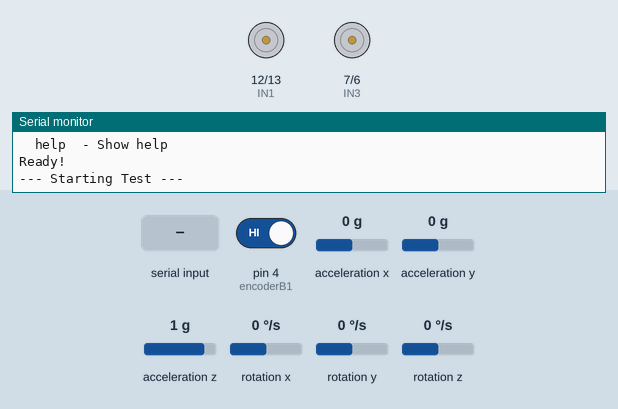
This sketch was run on a simulated Arduino Uno, built with avr-gcc and run on an emulated ATmega328P. Shown: motor-driver pin pairs drawn as motors (green arrow = first pin HIGH = forward, orange = second pin HIGH = backward, longer = more drive, scaled by the enable pin), the last lines printed to the serial monitor. Wiring (inferred from the names in the program): MPU-6050 motion sensor at I2C address 0x68. Inputs (shaded band) come from the test bench; at power-on: acceleration y 0 g, rotation x 0 °/s, acceleration z 1 g, pin 4 (encoderB1) HIGH, acceleration x 0 g, rotation y 0 °/s, rotation z 0 °/s.

Above: at 2.3 s.
2.4 s: acceleration y set to -0.8 g
At 2.55 s:
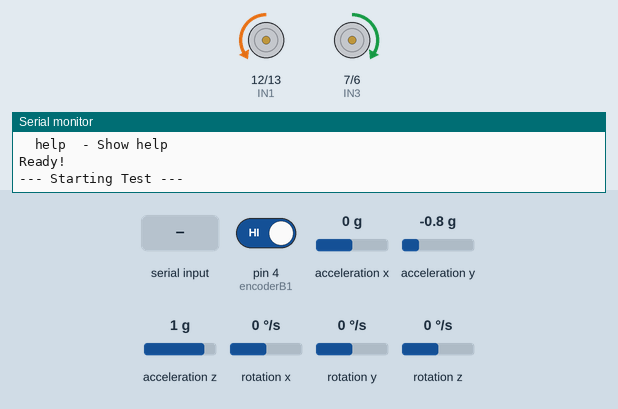
4.3 s: acceleration y set to 0.8 g
At 4.55 s:
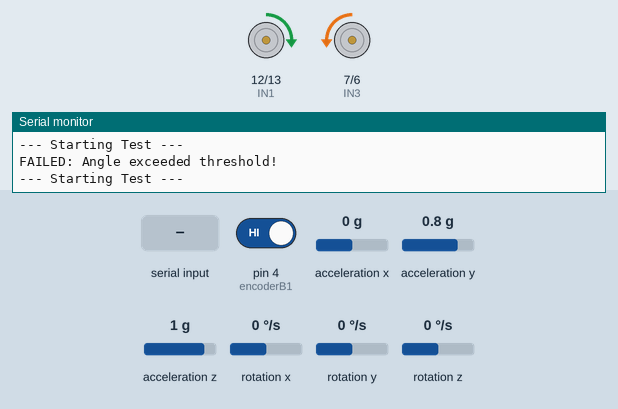
6.5 s: rotation x set to -192 °/s
9.5 s: acceleration z set to 1.4 g
12.5 s: "start\n" received over Serial
At 13.9 s:
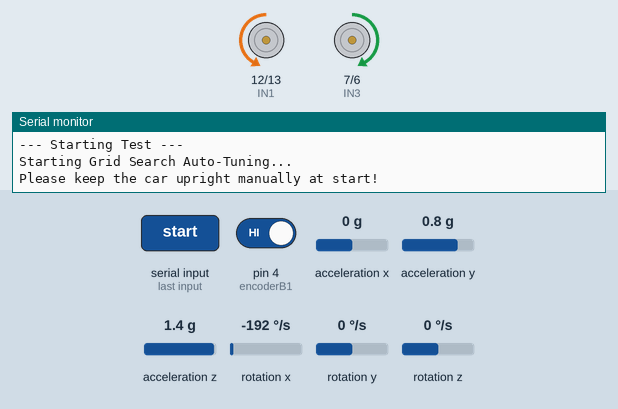
Timing chart, 0 to 15.0 s (numbered marks = the images above; inputs shaded):
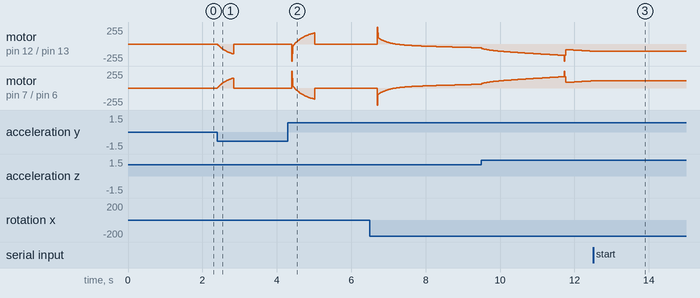

The sketch:

auto_tune_pid.ino
```cpp
#include <Wire.h>
#include <PinChangeInterrupt.h>
#include <EEPROM.h>  // 用于保存参数到EEPROM

// MPU6050 Register Addresses
const int MPU_ADDR = 0x68;
int16_t AcX, AcY, AcZ, GyX, GyY, GyZ;
float angleX, gyroX;
float setpoint = 0;  // 目标平衡角度（直立状态）

// 角度安全阈值
const float ANGLE_THRESHOLD = 30.0;  // 调参时放宽到±30°

// ========== PID参数（将被自动调整）==========
float kp_angle = 10.0;
float ki_angle = 0.0;
float kd_angle = 0.0;
float error_angle = 0;
float lastError_angle = 0;
float integral_angle = 0;
float derivative_angle = 0;
float output_angle = 0;

// ========== 网格搜索参数范围 ==========
// Kp范围
const float KP_MIN = 5.0;
const float KP_MAX = 25.0;
const float KP_STEP = 2.0;

// Ki范围
const float KI_MIN = 0.0;
const float KI_MAX = 5.0;
const float KI_STEP = 0.5;

// Kd范围
const float KD_MIN = 0.0;
const float KD_MAX = 0.5;
const float KD_STEP = 0.05;

// ========== 评估参数 ==========
const unsigned long TEST_DURATION = 5000;  // 每组参数测试5秒
const float STABILITY_THRESHOLD = 3.0;     // 稳定性阈值：角度偏差<3°
const int MIN_STABLE_COUNT = 400;          // 最少稳定次数（5秒内80%的时间）

// 最佳参数记录
float best_kp = 0;
float best_ki = 0;
float best_kd = 0;
float best_score = 0;
int best_stable_count = 0;

// 当前测试状态
bool tuning_active = false;
unsigned long test_start_time = 0;
int stable_count = 0;
float angle_error_sum = 0;
int sample_count = 0;

// 电机引脚定义
const int IN1 = 12;
const int IN2 = 13;
const int IN3 = 7;
const int IN4 = 6;
const int PWM_A = 9;
const int PWM_B = 10;

// 编码器引脚定义
const int encoderA1 = 2;
const int encoderA2 = 3;
const int encoderB1 = 4;
const int encoderB2 = 5;

// 编码器计数
volatile long encoderCountA = 0;
volatile long encoderCountB = 0;

const float DT = 0.01;  // 控制周期10ms
const float INTEGRAL_LIMIT_ANGLE = 500.0;

// EEPROM地址
const int EEPROM_ADDR_KP = 0;
const int EEPROM_ADDR_KI = 4;
const int EEPROM_ADDR_KD = 8;
const int EEPROM_ADDR_VALID = 12;  // 验证标志

// ========== MPU6050初始化 ==========
void initMPU6050() {
  Wire.begin();
  Wire.beginTransmission(MPU_ADDR);
  Wire.write(0x6B);
  Wire.write(0);
  Wire.endTransmission(true);
  delay(100);
}

// ========== 读取MPU6050 ==========
void readMPU6050() {
  Wire.beginTransmission(MPU_ADDR);
  Wire.write(0x3B);
  Wire.endTransmission(false);
  Wire.requestFrom(MPU_ADDR, 14, true);

  AcX = Wire.read() << 8 | Wire.read();
  AcY = Wire.read() << 8 | Wire.read();
  AcZ = Wire.read() << 8 | Wire.read();
  Wire.read() << 8 | Wire.read();
  GyX = Wire.read() << 8 | Wire.read();
  GyY = Wire.read() << 8 | Wire.read();
  GyZ = Wire.read() << 8 | Wire.read();
}

// ========== 计算角度 ==========
void calculateAngle() {
  float accel_angle = atan2(AcY, AcZ) * RAD_TO_DEG;
  gyroX = GyX / 131.0;
  angleX = 0.96 * (angleX + gyroX * 0.01) + 0.04 * accel_angle;
}

// ========== 角度环PID ==========
float anglePID(float target, float current) {
  error_angle = target - current;
  integral_angle += error_angle * DT;
  integral_angle = constrain(integral_angle, -INTEGRAL_LIMIT_ANGLE, INTEGRAL_LIMIT_ANGLE);
  derivative_angle = (error_angle - lastError_angle) / DT;

  output_angle = kp_angle * error_angle +
                 ki_angle * integral_angle +
                 kd_angle * derivative_angle;

  lastError_angle = error_angle;
  return output_angle;
}

// ========== 电机控制 ==========
void setMotor(int speedA, int speedB) {
  if (speedA > 0) {
    digitalWrite(IN1, LOW);
    digitalWrite(IN2, HIGH);
  } else {
    digitalWrite(IN1, HIGH);
    digitalWrite(IN2, LOW);
  }
  analogWrite(PWM_A, abs(speedA));

  if (speedB > 0) {
    digitalWrite(IN3, HIGH);
    digitalWrite(IN4, LOW);
  } else {
    digitalWrite(IN3, LOW);
    digitalWrite(IN4, HIGH);
  }
  analogWrite(PWM_B, abs(speedB));
}

// ========== 停止电机 ==========
void stopMotors() {
  digitalWrite(IN1, LOW);
  digitalWrite(IN2, LOW);
  digitalWrite(IN3, LOW);
  digitalWrite(IN4, LOW);
  analogWrite(PWM_A, 0);
  analogWrite(PWM_B, 0);
}

// ========== 编码器中断 ==========
void handleEncoderA() {
  int a = digitalRead(encoderA1);
  int b = digitalRead(encoderA2);
  encoderCountA += (a != b) ? 1 : -1;
}

void handleEncoderB() {
  int a = digitalRead(encoderB1);
  int b = digitalRead(encoderB2);
  encoderCountB += (a != b) ? 1 : -1;
}

// ========== 保存参数到EEPROM ==========
void saveParametersToEEPROM(float kp, float ki, float kd) {
  EEPROM.put(EEPROM_ADDR_KP, kp);
  EEPROM.put(EEPROM_ADDR_KI, ki);
  EEPROM.put(EEPROM_ADDR_KD, kd);
  EEPROM.put(EEPROM_ADDR_VALID, 0xAA55);  // 验证标志

  Serial.println("=== Parameters Saved to EEPROM ===");
  Serial.print("Kp="); Serial.print(kp, 3);
  Serial.print(", Ki="); Serial.print(ki, 3);
  Serial.print(", Kd="); Serial.println(kd, 3);
}

// ========== 从EEPROM加载参数 ==========
bool loadParametersFromEEPROM() {
  int valid;
  EEPROM.get(EEPROM_ADDR_VALID, valid);

  if (valid == 0xAA55) {
    EEPROM.get(EEPROM_ADDR_KP, kp_angle);
    EEPROM.get(EEPROM_ADDR_KI, ki_angle);
    EEPROM.get(EEPROM_ADDR_KD, kd_angle);

    Serial.println("=== Parameters Loaded from EEPROM ===");
    Serial.print("Kp="); Serial.print(kp_angle, 3);
    Serial.print(", Ki="); Serial.print(ki_angle, 3);
    Serial.print(", Kd="); Serial.println(kd_angle, 3);
    return true;
  }
  return false;
}

// ========== 评估当前参数 ==========
void evaluateCurrentParameters() {
  unsigned long current_time = millis();

  // 检查是否在稳定范围内
  if (abs(angleX - setpoint) < STABILITY_THRESHOLD) {
    stable_count++;
  }

  // 累计角度误差
  angle_error_sum += abs(angleX - setpoint);
  sample_count++;

  // 测试时间到
  if (current_time - test_start_time >= TEST_DURATION) {
    // 计算评分：稳定次数越多越好，平均误差越小越好
    float avg_error = angle_error_sum / sample_count;
    float score = stable_count - (avg_error * 10);  // 综合评分

    Serial.print("Test: Kp="); Serial.print(kp_angle, 2);
    Serial.print(" Ki="); Serial.print(ki_angle, 2);
    Serial.print(" Kd="); Serial.print(kd_angle, 3);
    Serial.print(" | Stable="); Serial.print(stable_count);
    Serial.print("/"); Serial.print(sample_count);
    Serial.print(" AvgErr="); Serial.print(avg_error, 2);
    Serial.print(" Score="); Serial.println(score, 1);

    // 更新最佳参数
    if (stable_count >= MIN_STABLE_COUNT && score > best_score) {
      best_score = score;
      best_kp = kp_angle;
      best_ki = ki_angle;
      best_kd = kd_angle;
      best_stable_count = stable_count;

      Serial.println(">>> NEW BEST PARAMETERS FOUND! <<<");
      saveParametersToEEPROM(best_kp, best_ki, best_kd);
    }

    // 准备下一组参数
    tuning_active = false;
  }
}

// ========== 网格搜索主函数 ==========
void gridSearchTuning() {
  static float current_kp = KP_MIN;
  static float current_ki = KI_MIN;
  static float current_kd = KD_MIN;
  static bool search_complete = false;

  if (search_complete) {
    return;  // 搜索已完成
  }

  if (!tuning_active) {
    // 设置新的参数组合
    kp_angle = current_kp;
    ki_angle = current_ki;
    kd_angle = current_kd;

    // 重置评估变量
    integral_angle = 0;
    lastError_angle = 0;
    stable_count = 0;
    angle_error_sum = 0;
    sample_count = 0;
    test_start_time = millis();
    tuning_active = true;

    Serial.println("--- Starting Test ---");

    // 移动到下一组参数
    current_kd += KD_STEP;
    if (current_kd > KD_MAX) {
      current_kd = KD_MIN;
      current_ki += KI_STEP;

      if (current_ki > KI_MAX) {
        current_ki = KI_MIN;
        current_kp += KP_STEP;

        if (current_kp > KP_MAX) {
          // 搜索完成
          search_complete = true;
          Serial.println("\n========================================");
          Serial.println("GRID SEARCH COMPLETE!");
          Serial.println("========================================");
          Serial.print("Best Parameters: Kp="); Serial.print(best_kp, 3);
          Serial.print(", Ki="); Serial.print(best_ki, 3);
          Serial.print(", Kd="); Serial.println(best_kd, 3);
          Serial.print("Best Score: "); Serial.println(best_score, 1);
          Serial.print("Stable Count: "); Serial.print(best_stable_count);
          Serial.print("/"); Serial.println(TEST_DURATION / 10);
          Serial.println("========================================");

          // 应用最佳参数
          kp_angle = best_kp;
          ki_angle = best_ki;
          kd_angle = best_kd;
        }
      }
    }
  }
}

// ========== 串口命令处理 ==========
void processSerialCommands() {
  if (Serial.available() > 0) {
    String input = Serial.readStringUntil('\n');
    input.trim();

    if (input.equals("start")) {
      Serial.println("Starting Grid Search Auto-Tuning...");
      Serial.println("Please keep the car upright manually at start!");
      delay(3000);
      Serial.println("Starting in 3...");
      delay(1000);
      Serial.println("2...");
      delay(1000);
      Serial.println("1...");
      delay(1000);
      Serial.println("GO! Release the car now!");

      // 重置搜索
      best_score = -999999;
      best_stable_count = 0;
      tuning_active = false;
    }
    else if (input.equals("stop")) {
      stopMotors();
      Serial.println("Motors stopped. Tuning paused.");
    }
    else if (input.equals("load")) {
      loadParametersFromEEPROM();
    }
    else if (input.equals("help")) {
      Serial.println("=== Auto-Tune PID Commands ===");
      Serial.println("start - Start grid search tuning");
      Serial.println("stop - Stop motors");
      Serial.println("load - Load saved parameters from EEPROM");
      Serial.println("help - Show this message");
    }
  }
}

void setup() {
  Serial.begin(9600);
  Serial.println("=== PID Auto-Tuner (Grid Search) ===");

  initMPU6050();

  // 初始化电机引脚
  pinMode(IN1, OUTPUT);
  pinMode(IN2, OUTPUT);
  pinMode(IN3, OUTPUT);
  pinMode(IN4, OUTPUT);
  pinMode(PWM_A, OUTPUT);
  pinMode(PWM_B, OUTPUT);

  // 初始化编码器引脚
  pinMode(encoderA1, INPUT_PULLUP);
  pinMode(encoderA2, INPUT_PULLUP);
  pinMode(encoderB1, INPUT_PULLUP);
  pinMode(encoderB2, INPUT_PULLUP);

  // 设置编码器中断
  attachPinChangeInterrupt(digitalPinToPinChangeInterrupt(encoderA1), handleEncoderA, CHANGE);
  attachPinChangeInterrupt(digitalPinToPinChangeInterrupt(encoderB1), handleEncoderB, CHANGE);

  delay(1000);

  // 尝试加载已保存的参数
  if (loadParametersFromEEPROM()) {
    Serial.println("Using saved parameters.");
  } else {
    Serial.println("No saved parameters found.");
  }

  Serial.println("\nCommands:");
  Serial.println("  start - Begin auto-tuning");
  Serial.println("  stop  - Stop motors");
  Serial.println("  load  - Load saved params");
  Serial.println("  help  - Show help");
  Serial.println("\nReady!");
}

void loop() {
  readMPU6050();
  calculateAngle();
  processSerialCommands();

  // 执行网格搜索
  gridSearchTuning();

  // 角度安全检查
  if (abs(angleX - setpoint) > ANGLE_THRESHOLD) {
    stopMotors();
    if (tuning_active) {
      Serial.println("FAILED: Angle exceeded threshold!");
      tuning_active = false;  // 跳过当前参数
    }
  } else if (tuning_active) {
    // 执行PID控制
    float pwm = anglePID(setpoint, angleX);
    pwm = constrain(pwm, -255, 255);
    setMotor((int)pwm, (int)pwm);

    // 评估当前参数
    evaluateCurrentParameters();
  }

  delay(10);
}
```

Measured:
- after the input at 2.4 s, motor on pin 7 (IN3) / pin 6 (IN4): rises from stopped to forward 148/255 in 0.42 s, then falls to stopped in 0.01 s
- after the input at 12.5 s, motor on pin 12 (IN1) / pin 13 (IN2): stays backward 107/255 (without the input it goes to backward 108/255 after 0.00 s); motor on pin 7 (IN3) / pin 6 (IN4): stays forward 107/255 (without the input it goes to forward 108/255 after 0.00 s)
